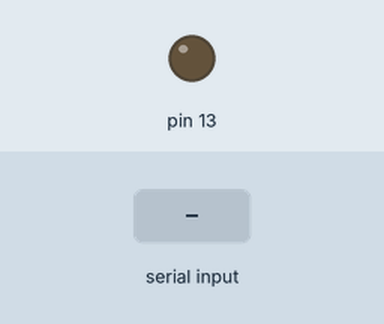
The sketch below on a simulated Arduino Uno, built with avr-gcc and run on an emulated ATmega328P. Shown: output pins drawn as LEDs (lit = HIGH). Inputs (shaded band) come from the test bench.

Above: at 1.2 s.
1.3 s: "1" received over Serial
At 1.9 s:
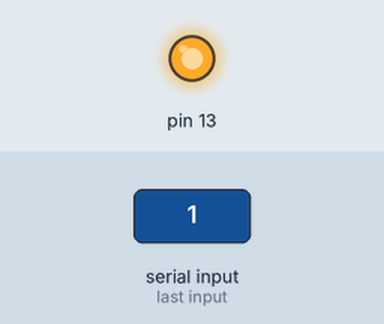
Timing chart, 0 to 7.8 s (numbered marks = the images above; inputs shaded):
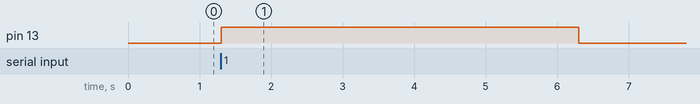

The sketch:

ArduinoAPP.ino
```cpp
int led = 13;
char dato;
void setup () {
  pinMode (13,OUTPUT);
  Serial.begin(9600);

}

void loop () {
if(Serial.available() > 0)
{
  dato = Serial.read();
  if(dato == '1')
  {
    digitalWrite(13,HIGH);
    delay(5000);
  }
  if(dato == '1')
  {
    digitalWrite(13,LOW);
    delay(1000);
  }
}
}
```

Measured:
- after the input at 1.3 s, pin 13: LOW → HIGH at once, → LOW 5.0 s later
